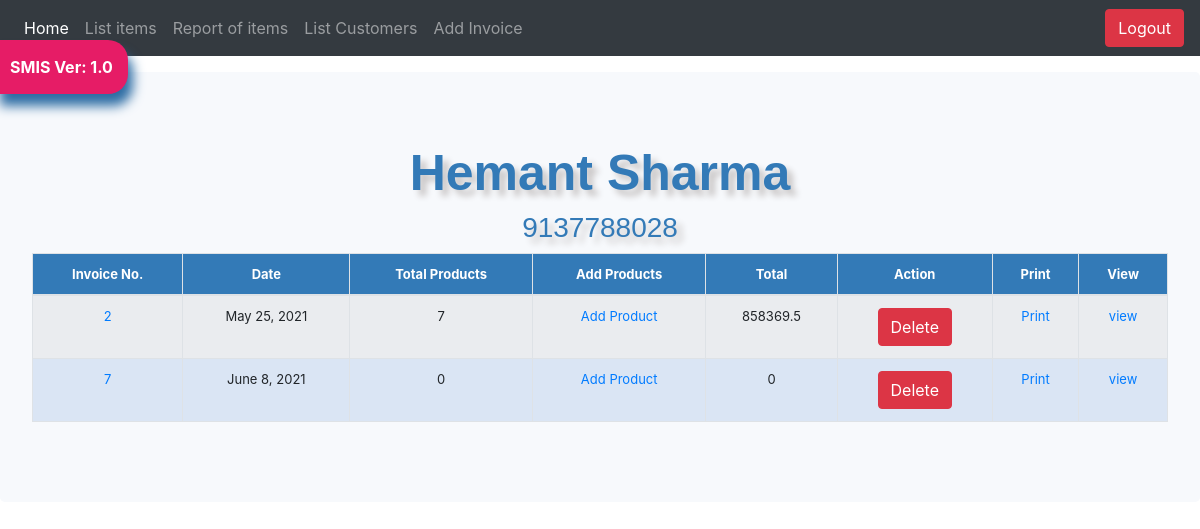
/invoicepage/4/, run on the app's committed database.
### stockmanagement/models.py (models this page shows, shortened)
class CustomerDetails(models.Model):
    cust_name = models.CharField(max_length=50,verbose_name='Customer Name')
    contact_num = models.IntegerField(verbose_name='Contact Number')
    email = models.CharField(max_length=50,default="")
    address = models.CharField(max_length=90,verbose_name='Address Line 1')
    address_2 = models.CharField(max_length=90,verbose_name='Address Line 2')
    landmark = models.CharField(max_length=50,verbose_name='Landmark')
    country = models.CharField(max_length=50,verbose_name='Country')
    state = models.CharField(max_length=50,verbose_name='State')
    city = models.CharField(max_length=50,verbose_name='City')
    pincode = models.IntegerField(verbose_name='Pincode')

class Invoice_Details(models.Model):
			Cust_name = models.ForeignKey(CustomerDetails, on_delete=models.CASCADE,default="")
			Invoice_num = models.AutoField(primary_key=True )
			Invoice_type_choice= (
					('Receipt', 'Receipt'),
					('Invoice', 'Invoice'),
				)
			Invoice_type = models.CharField(max_length=50, blank=True, null=True, choices=Invoice_type_choice)
			Date = models.DateField(auto_now_add=True)
			Due_date = models.DateField(auto_now=False,blank=True)
			note = models.TextField(max_length=50,blank=True)
			def __str__(self):
				return str(self.Invoice_num)

### stockmanagement/views.py (the view)
# urls.py: path('invoicepage/<str:id>/', views.InvoicePage, name='Invoicepage'),
def InvoicePage(request,id):
        cust_data = CustomerDetails.objects.get(id=id)
        in_data = Invoice_Details.objects.filter(Cust_name=cust_data)
        invo = []
        pro = []
        pro_tot = []
        for i in in_data:
            print(i)
            invo.append(i)
            pro_count = Product.objects.filter(Invoice=i).count()
            print(pro_count)
            pro.append(pro_count)
            t = 0
            pro_data = Product.objects.filter(Invoice=i)
            for i in pro_data:
                t += float(i.Total)
            pro_tot.append(t)
        data = zip(invo,pro,pro_tot)
        request.session['pro_tot'] = t
        return render(request,'invoice_list.html',{'cust':cust_data,'invo':data})

### stockmanagement/templates/invoice_list.html (shortened to what this page needs)
{% load static %}
{% include 'navbar.html' %}
{% load crispy_forms_tags %}
<!doctype html>
<html lang="en">
  <head>
    <link href="{% static 'css/stylesheet.css' %}" rel="stylesheet">
    <link href="{% static 'css/bootstrap.min.css' %}" rel="stylesheet">
    <link href="{% static 'css/navbar-top-fixed.css' %}" rel="stylesheet">
  </head>
  <body>
      <div class="jumbotron">
        <div class="header">
    {{ cust.cust_name }}<br>
    <h3>{{ cust.contact_num }}</h3></div>
<div class="widget-content">
    <table class="table table-striped table-bordered footable footable-1 breakpoint-lg" data-footable="" data-toggle-column="last" style="display: table;">
        <thead>
            <tr class="footable-header">
                <th style="display: table-cell;">
                    <center>Invoice No.</center>
                </th>
                <th style="display: table-cell;">
                    <center>Date</center>
                </th>
                <th style="display: table-cell;">
                    <center>Total Products</center>
                </th>
                <th style="display: table-cell;">
                    <center>Add Products</center>
                </th>
                <th style="display: table-cell;">
                    <center>Total</center>
                </th>
                <th style="display: table-cell;">
                    <center>Action</center>
                </th>
                <th style="display: table-cell;">
                    <center>Print</center>
                </th>
                <th style="display: table-cell;">
                    <center>View</center>
                </th>
        </thead>
        <tbody>
            {% for inv,pr,pt in invo %}
            <tr>
                <td style="display: table-cell;"><center><a href="#">{{ inv.Invoice_num }}</a></center></td>
                <td style="display: table-cell;"><center>{{ inv.Date }}</center></td>
                <td style="display: table-cell;"><center>{{ pr }}</center></td>
                <td style="display: table-cell;"><center><a href="{% url 'productform' %}"> Add Product</a></center></td>
                <td style="display: table-cell;"><center>{{ pt }}</center></td>
                <td class="td-actions footable-last-visible" style="display: table-cell;">
                    <a href="{% url 'InvoDel' inv.Invoice_num %}" class="btn btn-danger" value="Delete" name="btndelete">
                    Delete</button></td>
            <td class="td-actions footable-last-visible" style="display: table-cell;">
                <a href="{% url 'PDFs' inv.Invoice_num %}">Print</a></td>
                <td class="td-actions footable-last-visible" style="display: table-cell;">
                    <a href="{% url 'view_invoice' inv.Invoice_num %}">view</a></td>
            </tr>
            {% endfor %}
        </tbody>
</div>
</div>
</body>
</html>

### stockmanagement/static/css/stylesheet.css (style rules this page uses)
body { background-image: url("../img/invoiceimg.jpg"); min-height : 75rem; padding-top : 4.5rem; height: 100%; background-position: center; background-repeat: no-repeat; background-size: cover; }
.table { font-size: 13px; text-align: center; width: 95%; margin: auto; text-align: center; }
.table tr:nth-child(odd) { background: #BBCAE4; }
.table tr:nth-child(even) { background: #dae5f4; }
th { background-color: #337ab7; color: white; }
.header { font-family: helvetica; color: #337ab7; font-size: 50px; text-align: center; width: 100%; text-shadow: 6px 6px 6px #c9c6c6; display: block; font-weight: bolder; }

### stockmanagement/static/css/navbar-top-fixed.css (style rules this page uses)
body { min-height: 75rem; padding-top: 4.5rem; }

### data on the page
CustomerDetails: cust_name "Hemant Sharma", contact_num "9137788028"
Invoice_Details: Invoice_num "2", Date "May 25, 2021", pr "7", pt "858369.5"
Invoice_Details: Invoice_num "7", Date "June 8, 2021", pr "0", pt "0"
